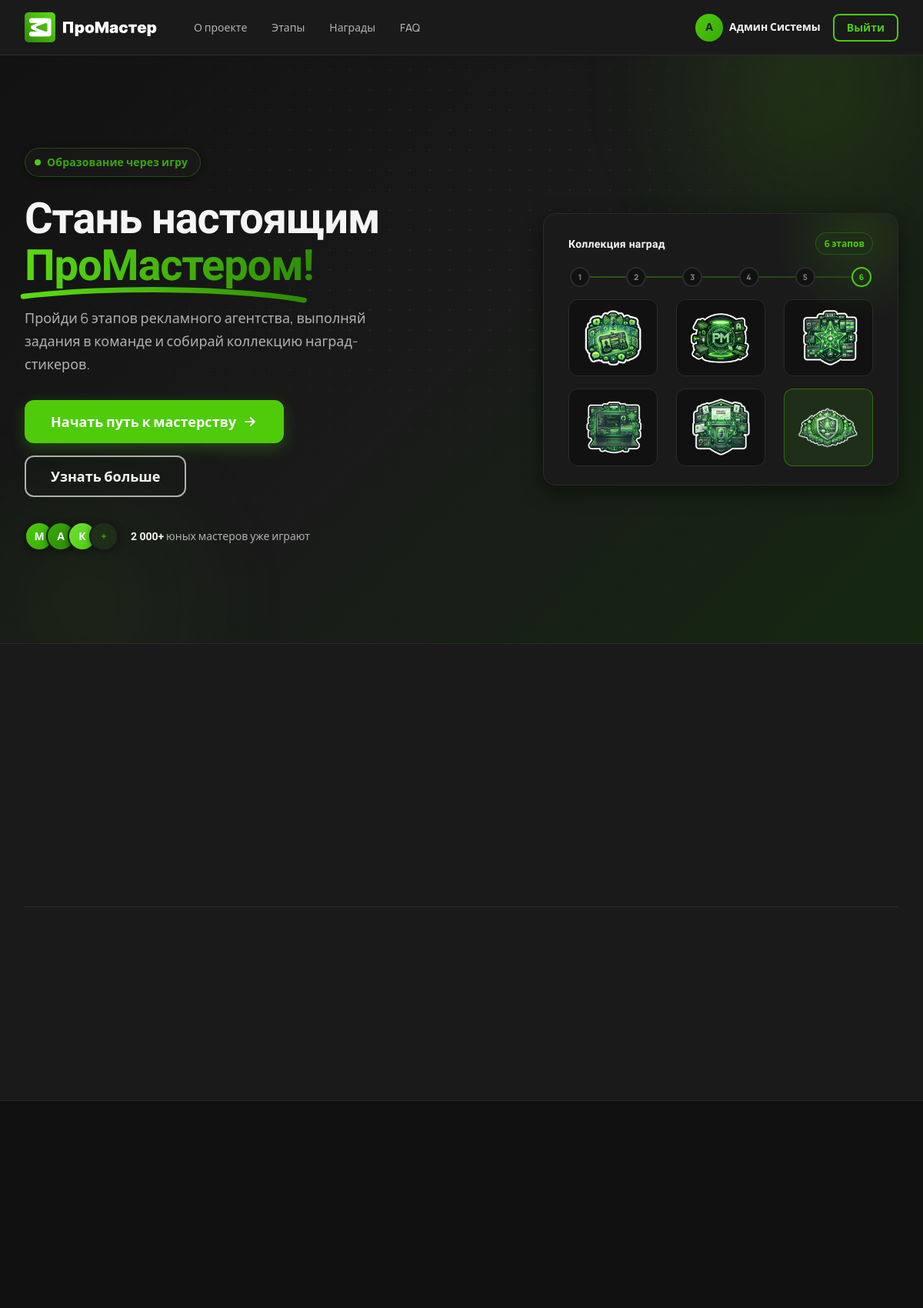
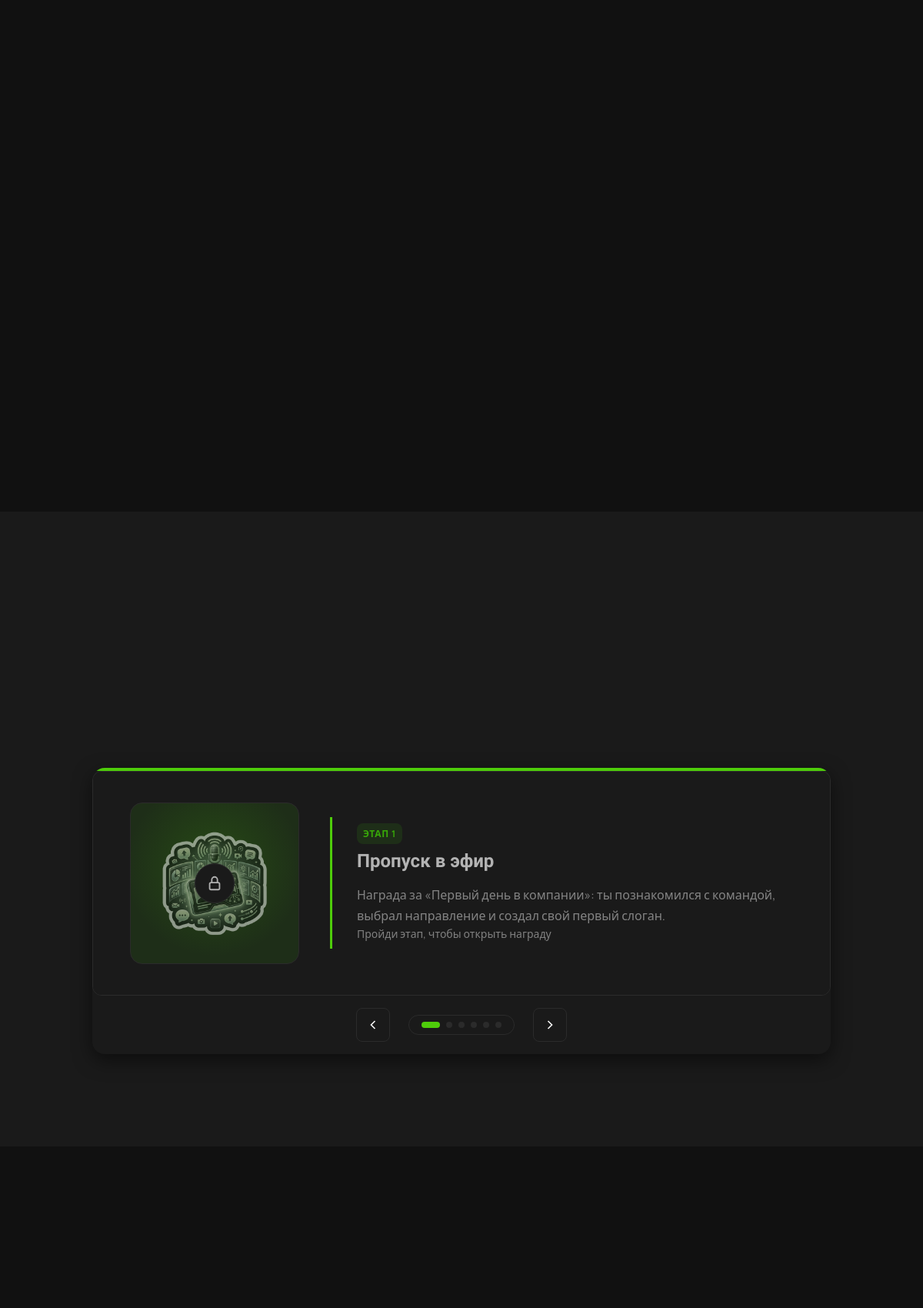
/ (signed in, upper part), run on the app's committed database (2 pictures, top to bottom).
### tables this page shows
CREATE TABLE `users` (
  `id` INT UNSIGNED NOT NULL AUTO_INCREMENT,
  `name` VARCHAR(255) NOT NULL,
  `email` VARCHAR(255) NOT NULL,
  `password` VARCHAR(255) NOT NULL,
  `role` VARCHAR(50) NOT NULL DEFAULT 'user',
  PRIMARY KEY (`id`),
  UNIQUE KEY `uq_users_email` (`email`)
);

CREATE TABLE `stickers` (
  `id` INT UNSIGNED NOT NULL AUTO_INCREMENT,
  `sticker_name` VARCHAR(255) NOT NULL,
  `stage_name` VARCHAR(255) NOT NULL,
  `stage_number` VARCHAR(10) NOT NULL,
  `description` TEXT NOT NULL,
  `file_path` VARCHAR(512) NOT NULL,
  PRIMARY KEY (`id`),
  UNIQUE KEY `uq_stickers_stage_number` (`stage_number`)
);

### prog/login_control.php (called while the page is built, shortened)
<?php
if (isset($_SESSION['uid'])) {
    $UID = $_SESSION['uid'];
    $sql = "SELECT * FROM users WHERE id = $UID";
    $user = $connect->query($sql)->fetch();
}else{
    $user = null;
    $user['role'] = 'guest';
}
?>

### pages/main.php (the view, shortened to what this page needs)
<?php
$sql = "SELECT * FROM stickers ORDER BY stage_number + 0";
$stickers = $connect->query($sql)->fetchAll();
$userStickerIds = [];
?>
<section class="hero">
    <div class="hero__bg" aria-hidden="true">
        <span class="hero__glow hero__glow--1"></span>
        <span class="hero__glow hero__glow--2"></span>
        <span class="hero__grid"></span>
    </div>
    <div class="container hero__inner">
        <div class="hero__content">
        <span class="hero__label animate-fade-in-up">
          <span class="hero__label-dot"></span>
          Образование через игру
        </span>
            <h1 class="hero__title animate-fade-in-up animate-delay-1">
                Стань настоящим
                <span class="hero__title-accent">
          </span>
            </h1>
            <p class="hero__subtitle animate-fade-in-up animate-delay-2">Пройди 6 этапов рекламного агентства, выполняй
                задания в команде и собирай коллекцию наград-стикеров.</p>
            <div class="hero__cta animate-fade-in-up animate-delay-3">
                <a href="?page=register" class="btn btn--primary btn--lg btn--shine">
                    Начать путь к мастерству
                    <svg class="btn__arrow" width="20" height="20" viewBox="0 0 24 24" fill="none" stroke="currentColor"
                         stroke-width="2.2" stroke-linecap="round" stroke-linejoin="round">
                        <path d="M5 12h14M13 6l6 6-6 6"/>
                    </svg>
                </a>
                <a href="#about" class="btn btn--outline-dark btn--lg">Узнать больше</a>
            </div>
            <div class="hero__trust animate-fade-in-up animate-delay-4">
                <div class="hero__avatars">
                    <span class="hero__avatar" style="--i:0">М</span>
                    <span class="hero__avatar" style="--i:1">А</span>
                    <span class="hero__avatar" style="--i:2">К</span>
                    <span class="hero__avatar" style="--i:3">+</span>
                </div>
                <p class="hero__trust-text"><strong>2 000+</strong> юных мастеров уже играют</p>
            </div>
        </div>
        <div class="hero__visual animate-fade-in-up animate-delay-3">
            <div class="hero-showcase" aria-hidden="true">
                <div class="hero-showcase__frame">
                    <div class="hero-showcase__head">
                        <span class="hero-showcase__label">Коллекция наград</span>
                        <span class="hero-showcase__meta"><?= count($stickers) ?> этапов</span>
                    </div>
                    <div class="hero-showcase__path">
                        <span class="hero-showcase__step">1</span>
                        <span class="hero-showcase__step">2</span>
                        <span class="hero-showcase__step">3</span>
                        <span class="hero-showcase__step">4</span>
                        <span class="hero-showcase__step">5</span>
                        <span class="hero-showcase__step hero-showcase__step--final">6</span>
                    </div>
                    <div class="hero-showcase__grid">
                        <?php foreach ($stickers as $index => $sticker): ?>
                            <div class="hero-showcase__item<?= $index + 1 == count($stickers) ? ' hero-showcase__item--featured' : '' ?>"
                                 style="--i:<?= $index ?>">
                                <img src="<?= $sticker['file_path'] ?>" alt="<?= $sticker['sticker_name'] ?>" width="72"
                                     height="72">
                            </div>
                        <?php endforeach; ?>
                    </div>
                </div>
            </div>
        </div>
    </div>
</section>
<section class="section about" id="about">
    <div class="container about__inner">
        <div class="section__header section__header--center about__header">
        </div>
        <div class="about__stats">
        </div>
    </div>
</section>
<section class="section" id="stages">
    <div class="container">
        <div class="section__header section__header--center">
        </div>
        <div class="stages__grid">
        </div>
    </div>
</section>
<section class="section awards" id="awards">
    <div class="container">
        <div class="section__header section__header--center">
        </div>
        <div class="awards__frame">
            <div class="awards__slider">
                <div class="awards__track">
                    <?php foreach ($stickers as $sticker):
                        $hasSticker = in_array($sticker['id'], $userStickerIds);
                        ?>
                        <div class="award-slide<?= !$hasSticker ? ' award-slide--locked' : '' ?>">
                            <div class="award-slide__sticker">
                                <?php if (!$hasSticker): ?>
                                    <div class="award-slide__lock" aria-hidden="true">
                                        <svg viewBox="0 0 24 24" fill="none" stroke="currentColor" stroke-width="2">
                                            <rect x="5" y="11" width="14" height="10" rx="2"/>
                                            <path d="M8 11V7a4 4 0 018 0v4"/>
                                        </svg>
                                    </div>
                                <?php endif; ?>
                            </div>
                            <div class="award-slide__content">
                                <span class="award-slide__label">Этап <?= $sticker['stage_number'] ?></span>
                                <h3 class="award-slide__title"><?= $sticker['sticker_name'] ?></h3>
                                <p class="award-slide__desc"><?= $sticker['description'] ?></p>
                                <?php if ($hasSticker): ?>
                                    <a href="<?= $sticker['file_path'] ?>" class="award-slide__download" download>
                                        <svg class="award-slide__download-icon" viewBox="0 0 24 24" fill="none"
                                             stroke="currentColor" stroke-width="2" aria-hidden="true">
                                            <path d="M12 3v12M7 10l5 5 5-5"/>
                                            <path d="M5 21h14"/>
                                        </svg>
                                        Скачать
                                    </a>
                                <?php else: ?>
                                    <p class="award-slide__locked-text">Пройди этап, чтобы открыть награду</p>
                                <?php endif; ?>
                            </div>
                        </div>
                    <?php endforeach; ?>
                </div>
            </div>
            <div class="awards__controls">
                <button class="awards__btn awards__btn--prev" aria-label="Предыдущая награда">
                    <svg width="20" height="20" viewBox="0 0 24 24" fill="none" stroke="currentColor" stroke-width="2">
                        <path d="M15 18l-6-6 6-6"/>
                    </svg>
                </button>
                <div class="awards__dots">
                    <?php foreach ($stickers as $index => $sticker): ?>
                        <button class="awards__dot<?= $index === 0 ? ' active' : '' ?>"
                                aria-label="Награда <?= $index + 1 ?>"></button>
                    <?php endforeach; ?>
                </div>
                <button class="awards__btn awards__btn--next" aria-label="Следующая награда">
                    <svg width="20" height="20" viewBox="0 0 24 24" fill="none" stroke="currentColor" stroke-width="2">
                        <path d="M9 18l6-6-6-6"/>
                    </svg>
                </button>
            </div>
        </div>
    </div>
</section>
<section class="section" id="faq">
    <div class="container">
        <div class="section__header section__header--center">
        </div>
    </div>
</section>

### components/header.php (shortened to what this page needs)
<header class="header">
    <div class="container header__inner">
        <a href="/" class="header__logo">
            <img src="../assets/images/logo.svg" alt="ПроМастер" class="header__logo-img" width="172" height="40">
        </a>
        <nav class="header__nav">
            <ul class="header__nav-list">
                <li><a href="/#about" class="header__nav-link" onclick="closeBurgerMenu()">О проекте</a></li>
                <li><a href="/#stages" class="header__nav-link" onclick="closeBurgerMenu()">Этапы</a></li>
                <li><a href="/#awards" class="header__nav-link" onclick="closeBurgerMenu()">Награды</a></li>
                <li><a href="/#faq" class="header__nav-link" onclick="closeBurgerMenu()">FAQ</a></li>
            </ul>
            <?php if ($user['role'] == 'guest'): ?>
                <div class="header__actions">
                    <a href="?page=login" class="btn btn--primary" onclick="closeBurgerMenu()">Войти</a>
                </div>
            <?php else : ?>
                <div class="header__actions">
                    <a href="<?php if ($user['role'] == 'user') echo '?page=profile'; else echo '?page=admin' ?>"
                       class="header__profile active" aria-current="page"
                       onclick="closeBurgerMenu()">
                        <span class="header__profile-avatar"><?= mb_substr($user['name'], 0, 1) ?></span>
                        <span class="header__profile-name"><?= $user['name'] ?></span>
                    </a>
                    <form action="?" method="post">
                        <button name="exit" class="btn btn--outline btn--sm">Выйти</button>
                    </form>
                </div>
            <?php endif; ?>
        </nav>
    </div>
</header>

### data on the page
users: name "А", name "Админ Системы"
stickers: $index 0 (drawn), file_path (picture), stage_number "1", sticker_name "Пропуск в эфир", description "Награда за «Первый день в компании»: ты познакомился с командой, выбрал направление и создал свой первый слоган.", shows "Пройди этап, чтобы открыть награду"
stickers: $index 1 (drawn), file_path (picture)
stickers: $index 2 (drawn), file_path (picture)
stickers: $index 3 (drawn), file_path (picture)
stickers: $index 4 (drawn), file_path (picture)
stickers: $index 5 (drawn), file_path (picture)

### other printed values
count($stickers) "6"
